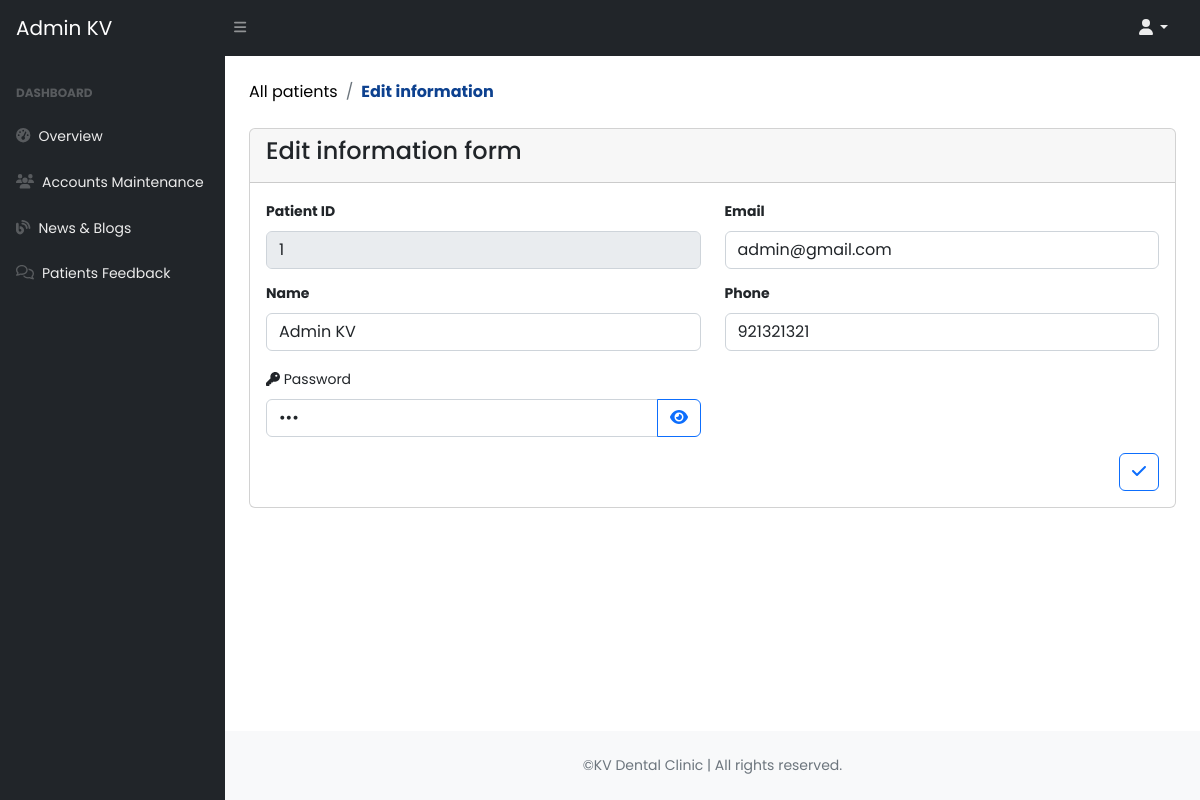
Page /admin/edit_user.php?id=1 (signed in) on the earlier database version.
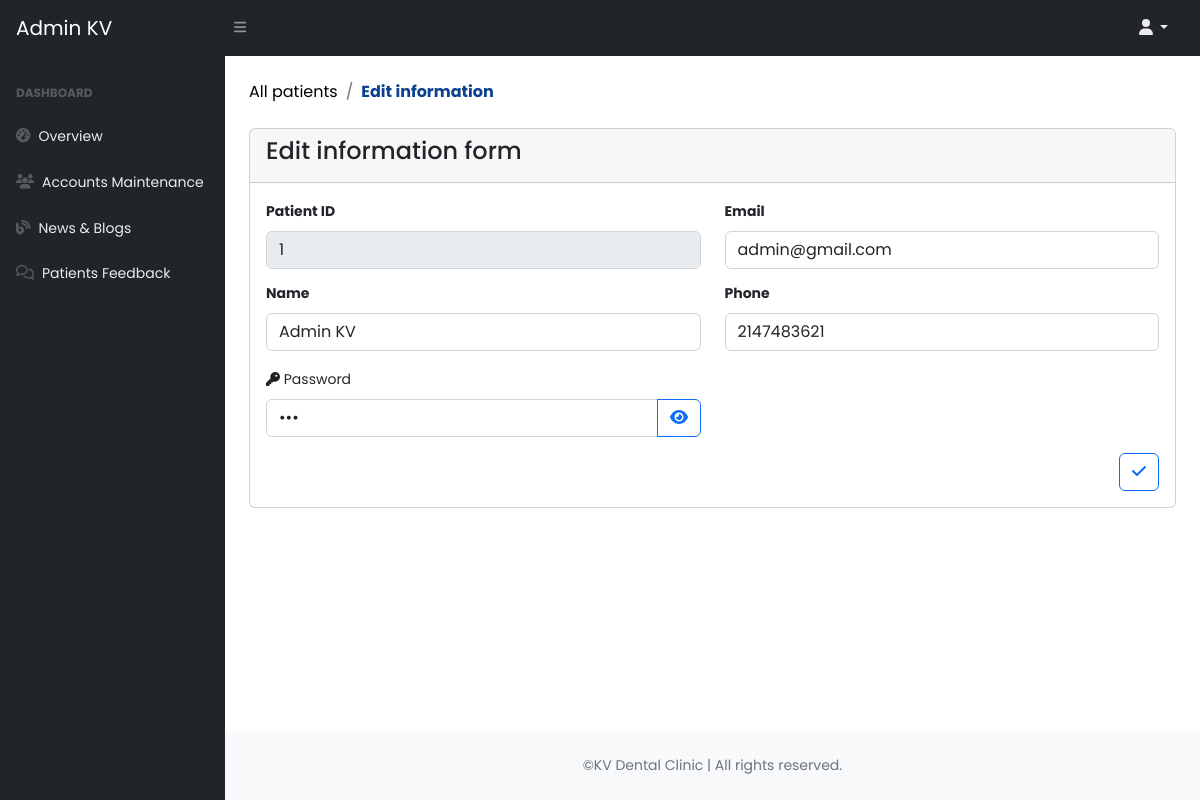
Same page on the later database version.
### tables this page shows
CREATE TABLE `tbl_users` (
  `id` int(11) NOT NULL,
  `name` varchar(191) NOT NULL,
  `email` varchar(191) NOT NULL,
  `dob` date NOT NULL,
  `phone` int(15) NOT NULL,
  `password` varchar(191) NOT NULL,
  `role_as` tinyint(4) NOT NULL,
  `created_at` timestamp NOT NULL DEFAULT current_timestamp()
);

### functions/myfunction.php (called while the page is built, shortened)
<?php
    include('../config/dbcon.php');
        function getByID($tbl_users, $id){
            global $con;
            $q = "SELECT * FROM $tbl_users WHERE id='$id' ";
            return $q = mysqli_query($con, $q);
        }
?>

### admin/edit_user.php (the view, shortened to what this page needs)
<?php
    include('inc/header.php');
?>
<div class="container-fluid px-4">
    <ol class="breadcrumb mb-4 mt-4">
        <li class="breadcrumb-item active"><a href="all_users.php" class="text-black">All patients</a></li>
        <li class="breadcrumb-item"><b><span>Edit information</span></b></li>
    </ol>
    <div class="row mt-3">
        <div class="col-lg-12">
            <?php
                if(isset($_GET['id'])){
                    $id = $_GET['id'];
                    $tbl_users = getByID("tbl_users", $id);
                    if(mysqli_num_rows($tbl_users) > 0){
                        $data = mysqli_fetch_array($tbl_users);
                        ?>
                            <div class="card">
                                <div class="card-header">
                                    <h4>Edit information form</h4>
                                </div>
                                <div class="card-body">
                                    <form action="code.php" method="POST" enctype="multipart/form-data">
                                        <div class="row">
                                            <div class="col-lg-6">
                                                <div class="mb-3">
                                                    <label class="form-label"><b><small>Patient ID</small></b></label>
                                                    <input disabled type="text" name="id" value="<?= $data['id'] ?>" class="form-control" placeholder="Enter Item Name" disable>
                                                    <label class="form-label pt-1 mt-2"><b><small>Name</small></b></label>
                                                    <input type="text" name="name" value="<?= $data['name'] ?>" class="form-control" placeholder="Enter Full Name">
                                                </div>
                                            </div>
                                            <div class="mb-3 col-lg-6">
                                                <label class="form-label"><b><small>Email</small></b></label>
                                                <input type="email" name="email" value="<?= $data['email'] ?>" class="form-control" placeholder="Enter Email">
                                                <label class="form-label pt-1 mt-2"><b><small>Phone</small></b></label>
                                                <input type="text" name="phone" value="<?= $data['phone'] ?>" class="form-control" placeholder="Enter Phone Number">
                                            </div>
                                            <div class="mb-3 col-lg-6">
                                                <label class="form-label"><small><i class="fa-solid fa-key"></i> Password</label></small>
                                                <div class="input-group">
                                                    <input type="password" name="password" value="<?= $data['password'] ?>" id="password" class="form-control">
                                                    <button type="button" class="btn btn-outline-primary" onclick="togglePasswordVisibility()">
                                                        <i class="fa-solid fa-eye"></i>
                                                    </button>
                                                </div>
                                            </div>
                                            <div class="col-lg-12 d-flex justify-content-end">
                                                <button type="submit" class="btn btn-outline-primary" name="update_user_btn" title="Update News & Blog"><i class="fa-solid fa-check"></i></button>
                                            </div>
                                        </div>
                                    </form>
                                </div>
                            </div>
                        <?php
                    }else{
                        redirect("index.php", "Item Not Found");
                    }
                }else{
                    redirect("index.php", "ID Missing from URL");
                }
            ?>
        </div>
    </div>
</div>
<?php include('inc/footer.php'); ?>

Differences in the rows shown:
changed tbl_users "Admin KV": phone "921321321" → "2147483621"
